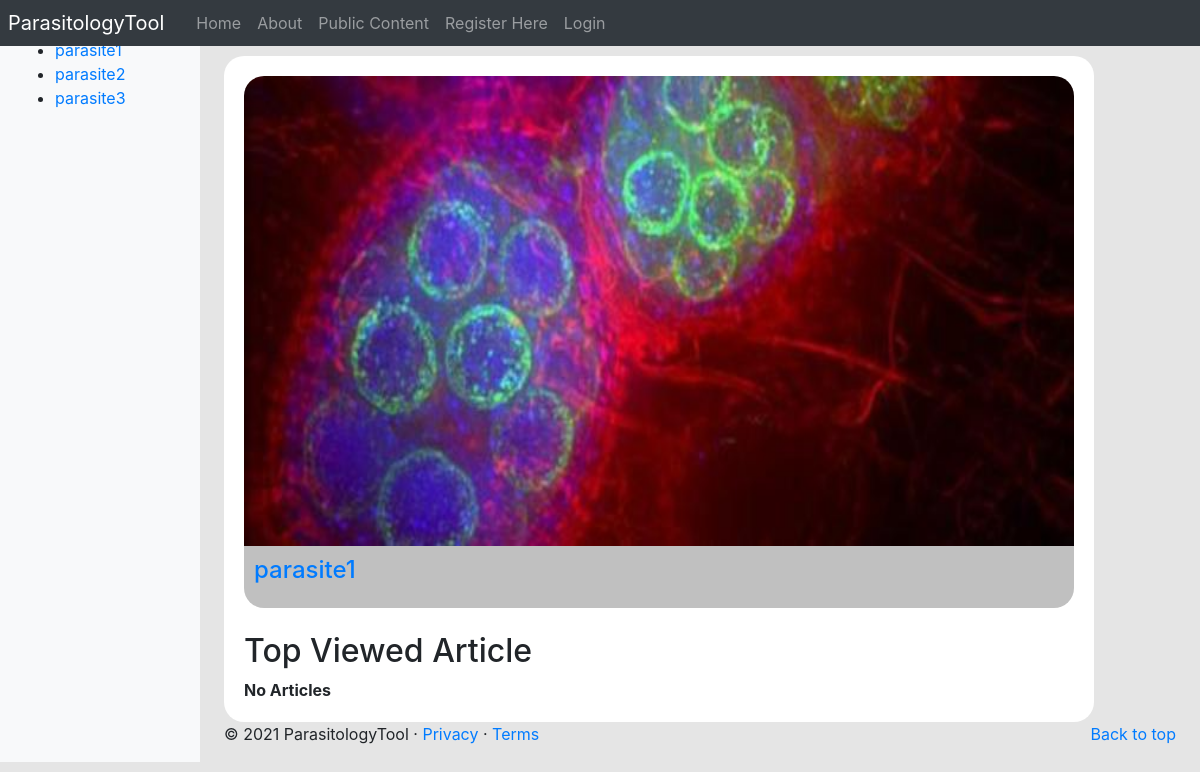
/parasitologyTool/public_content/, run on the app's committed database.
### parasitologyTool/models.py (models this page shows, shortened)
class Parasite(models.Model):
	NAME_MAX_LENGTH = 128
	name = models.CharField(max_length=NAME_MAX_LENGTH, unique=True)
	views = models.IntegerField(default=0)
	picture = models.ImageField(upload_to='parasite_pic')

### parasitologyTool/views.py (the view)
# urls.py: path('public_content/', views.public_content, name='public_content'),
def public_content(request):
    context_dict = {}
    parasite_list = Parasite.objects.order_by('name')
    top_viewed_parasite = Parasite.objects.order_by('-views')[0]
    article_list = Article.objects.order_by('views')
    context_dict['parasites'] = parasite_list
    context_dict['articles'] = article_list
    context_dict['top_viewed_parasite'] = top_viewed_parasite
    return render(request, 'parasitologyTool/public_content.html', context=context_dict)

### parasitologyTool/templatetags/parasitologyTool_template_tags.py (called while the page is built)
@register.inclusion_tag('parasitologyTool/parasite_list.html')
def get_parasite_list(current_category=None):
	return {'parasites': Parasite.objects.all(),
	        'current_category':current_category}

### templates/parasitologyTool/public_content.html (shortened to what this page needs)
{% extends 'parasitologyTool/base.html' %}
{% load static %}
{% block body_block %}
    <body>
        <h1>Public Content</h1>
        <div class="box">
            {% if top_viewed_parasite %}
            <div>
                <div class="box-bg">
                    <a href="{% url 'parasitologyTool:public_parasite_page' top_viewed_parasite.id %}">
                    <img src="{{ MEDIA_URL }}{{ top_viewed_parasite.picture }}"
                         alt="Trypanosoma" />
                    </a>
                </div>
                <div class="box-text">
                    <a href="{% url 'parasitologyTool:public_parasite_page' top_viewed_parasite.id %}"><h2>{{ top_viewed_parasite.name }}</h2></a>
                </div>
            </div>
            {% else %}
            <strong>No parasites</strong>
            {% endif %}
            <br>
            <div>
            <h2>Top Viewed Article</h2>
                {% if articles %}
                    <ul>
                        {% for article in articles %}
                        <li>{{ article.title }} - {{ article.parasite.name }}</li>
                            <a href="{{ article.url }}">{{ article.url }}</a>
                        {% endfor %}
                    </ul>
                {% else %}
                    <strong>No Articles</strong>
                {% endif %}
            </div>
        </div>
    </body>
{% endblock %}

### templates/parasitologyTool/parasite_list.html
{% if parasites %}
    <ul>
    {% for p in parasites %}
        {% if p == current_category %}
            <li><strong><a href="{% url 'parasitologyTool:goto' %}?parasite_id={{ p.id }}">{{ p.name }}</a></strong></li>
        {% else %}
            <li><a href="{% url 'parasitologyTool:goto' %}?parasite_id={{ p.id }}">{{ p.name }}</a></li>
        {% endif %}
    {% endfor %}
    </ul>
{% else %}
    <strong>No parasites</strong>
{% endif %}

### templates/parasitologyTool/public_content.html (style rules this page uses)
body { background: #E5E5E5; }
.box { width: 870px; background: white; padding: 20px; border-radius: 20px; }
.box-bg img { width: 830px; height: 470px; border-radius: 20px; border-bottom-right-radius: 0px; border-bottom-left-radius: 0px; }
.box-text { padding: 10px ; background: silver; border-radius: 20px; border-top-left-radius: 0px; border-top-right-radius: 0px; }
.box-text h2 { width: 580px; height: 34px; font-size: 24px; text-align: left; }

### data on the page
Parasite: name "parasite1", picture (picture)
Parasite: name "parasite2"
Parasite: name "parasite3"
